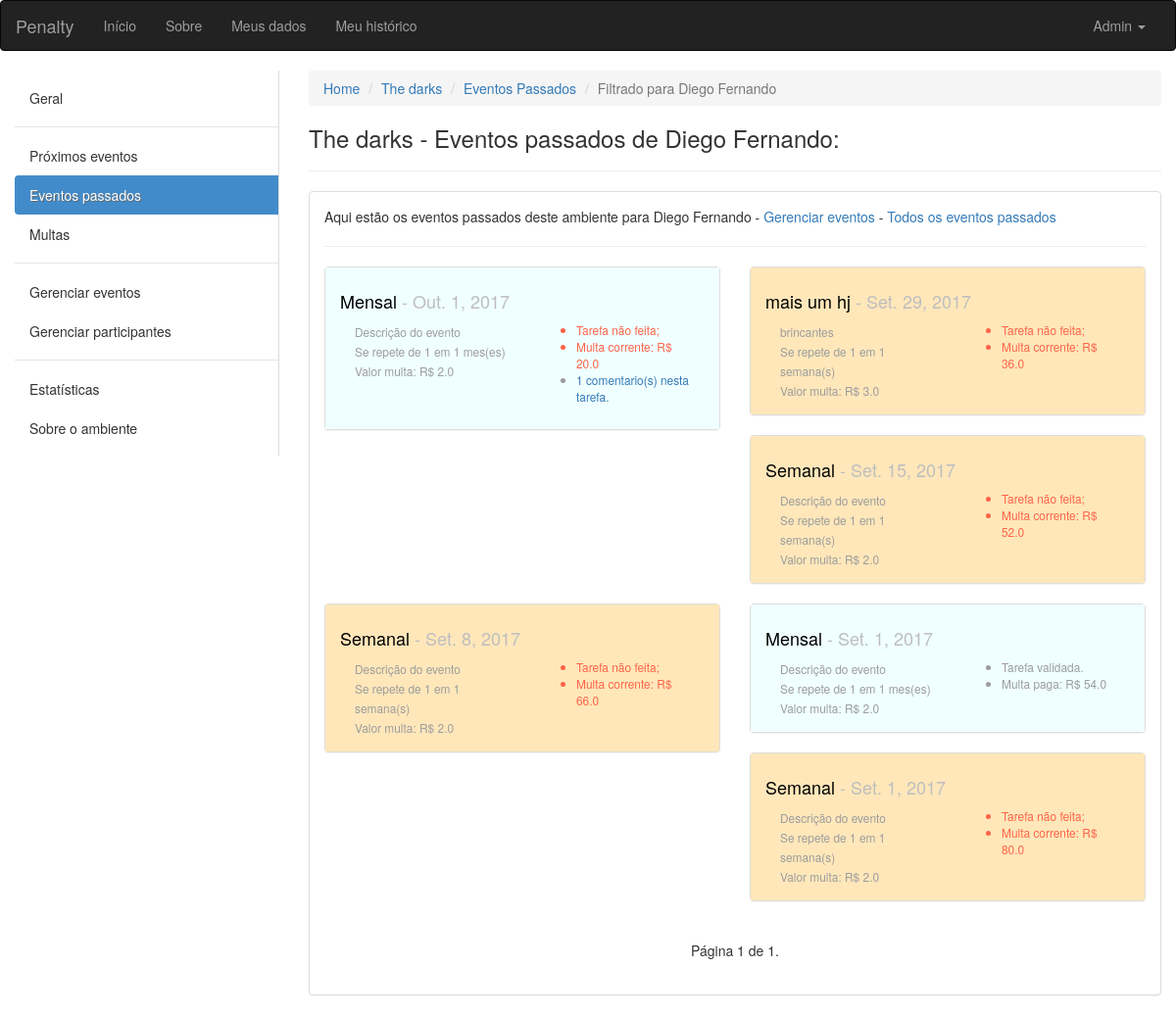
Screenshot of /ambiente/2/passados/diego/ (signed in) with the database file from the repository.
### ambiente/models.py (models this page shows, shortened)
class Ambiente(models.Model):
	nome = models.CharField(max_length=100, verbose_name='Nome', null=False, blank=False)
	descricao = models.CharField(max_length=100, verbose_name='Descrição', null=True, blank=False)
	endereco = models.CharField(max_length=150, verbose_name='Endereço', null=True, blank=False)
	criador = models.ForeignKey(User, verbose_name='Criador', null=False, blank=False, related_name='+')
	data_criacao = models.DateTimeField(default=timezone.now)
	participantes = models.ManyToManyField(User, verbose_name='Participantes', blank=True, related_name='+')

class Evento(models.Model):
	INTERVALOS = (
        ('D', 'Dias'),
        ('S', 'Semanas'),
        ('M', 'Meses'),
    )
	nome = models.CharField(max_length=100, verbose_name='Nome', null=False, blank=False)
	descricao = models.CharField(max_length=100, verbose_name='Descrição', null=True, blank=False)
	criador = models.ForeignKey(User, verbose_name='Criador', null=False, blank=False, related_name='+', default=1)
	responsavel = models.ForeignKey(User, verbose_name='Responsavel pela tarefa', null=False, blank=False, related_name='+', default=1)
	ambiente = models.ForeignKey(Ambiente, verbose_name='Ambiente', null=False, blank=False, related_name='+')
	data_inicio = models.DateField(default=date.today)
	data_fim = models.DateField(verbose_name='Data de término')
	dia_evento = models.DateField()
	id_agrupador = models.IntegerField()
	valor_multa = models.FloatField(verbose_name='Valor da multa', blank=False, default=2.0)
	quantidade_intervalos_repeticao = models.IntegerField(verbose_name='Se repete em')
	intervalo = models.CharField(max_length=40, choices=INTERVALOS, null=False, blank=False)
	solicitacao_de_validacao = models.BooleanField(default=False)
	momento_da_solicitacao = models.DateTimeField(blank=True, null=True)
	def action_rules(self):
		if self.dia_evento > date.today():
			return False # Se a data do evento for futura não mostre botões
		elif self.solicitacao_de_validacao: # Se o responsável tiver solicitado...
			if self.momento_da_solicitacao.replace(day=self.momento_da_solicitacao.day + 2) > timezone.now():
				return 1 # Se houve solicitação, os outros usuários tem 2 dias a mais para refutar que o responsável não cumpriu com o dever
			return 2 # Passou os dois dias, tarefa validada
		else: # Se o responsável não tiver solicitado...
			if self.dia_evento == date.today():
				return 3 # Poderá solicitar cumprimento da tarefa
			elif self.dia_evento < date.today():
				return 4 # Multa está correndo
	def multa_corrente(self):
		if date.today() < self.dia_evento:
			return 0.0
		elif self.solicitacao_de_validacao:
			return self.valor_multa * (date(self.momento_da_solicitacao.year, self.momento_da_solicitacao.month, self.momento_da_solicitacao.day) - self.dia_evento).days
		else:
			return self.valor_multa * (date.today() - self.dia_evento).days

### ambiente/views.py (the view)
# urls.py: url(r'^(?P<pkambiente>[0-9]+)/passados/(?P<username>[\w.@+-]+)/$', views.eventos_passados_por_participante, name='eventos_passados_por_participante'),
def eventos_passados_por_participante(request, pkambiente, username):
	ambiente = get_object_or_404(Ambiente, pk=pkambiente)
	get_object_or_404(ambiente.participantes, pk=request.user.pk)
	tarefas = Evento.objects.filter(ambiente=ambiente).filter(dia_evento__lt=date.today()).filter(responsavel=get_object_or_404(User, username=username)).order_by('dia_evento')[::-1]
	paginator = Paginator(tarefas, 14) # Mostra 15 contatos por página
	try:
		page = int(request.GET.get('page', '1'))
	except ValueError:
		page = 1
	try:
		lista = paginator.page(page)
	except (EmptyPage, InvalidPage):
		lista = paginator.page(paginator.num_pages)
	return render(request, 'eventos_passados_por_participante.html', {'ambiente':ambiente, 'eventos':lista, 'participante':get_object_or_404(User, username=username)})

### ambiente/templatetags/aux_tags.py (called while the page is built)
@register.filter(name='typedata')
def typedata(value):
	if value == "D":
		return "dia(s)"
	elif value == "S":
		return "semana(s)"
	return "mes(es)"

@register.filter(name='coment')
def coment(value):
	return len(ComentariosDeEventos.objects.filter(evento=value))

### ambiente/templates/eventos_passados_por_participante.html (shortened to what this page needs)
{% extends "base.html" %}
{% load aux_tags %}
{% block conteudo %}
<div class="container-fluid">
	<div class="row">
		<div class="col-sm-3">
		    <nav class="nav-sidebar">
		        <ul class="nav">
		            <li><a href="{% url 'ambiente:ambiente' ambiente.pk %}">Geral</a></li>
		            <li class="nav-divider"></li>
		            <li><a href="{% url 'ambiente:proximos_eventos' ambiente.pk %}">Próximos eventos</a></li>
		            <li class="active"><a href="{% url 'ambiente:eventos_passados' ambiente.pk %}">Eventos passados</a></li>
		            <li><a href="{% url 'ambiente:eventos_multados' ambiente.pk %}">Multas</a></li>
		            <li class="nav-divider"></li>
		            <li><a href="{% url 'ambiente:eventos' ambiente.pk %}">Gerenciar eventos</a></li>
		            <li><a href="{% url 'ambiente:participantes' ambiente.pk %}">Gerenciar participantes</a></li>
		            <li class="nav-divider"></li>
		            <li><a href="javascript:;">Estatísticas</a></li>
		            <li><a href="javascript:;">Sobre o ambiente</a></li>
		        </ul>
		    </nav>
		</div>
	<div class="col-sm-9">
		<ol class="breadcrumb">
		  <li><a href="#">Home</a></li>
		  <li><a href="{% url 'ambiente:ambiente' ambiente.pk %}">{{ ambiente.nome }}</a></li>
		  <li><a href="{% url 'ambiente:eventos_passados' ambiente.pk %}">Eventos Passados</a></li>
		  <li class="active">Filtrado para {{ participante.first_name }}</li>
		</ol>
		<h3>{{ ambiente.nome }} - Eventos passados de {{ participante.first_name }}:</h3>
		<hr>
		<div class="panel panel-default">
		  <div class="panel-body">
		  <p>Aqui estão os eventos passados deste ambiente para {{ participante.first_name }} - <a href="{% url 'ambiente:eventos' ambiente.pk %}">Gerenciar eventos</a> - <a href="{% url 'ambiente:eventos_passados' ambiente.pk %}">Todos os eventos passados</a></p></p>
		  <hr>
		  <div class="row">
		  {% for evento in eventos %}
		  <div class="col-xs-12 col-sm-12 col-md-12 col-lg-6">
		  	<div class="panel panel-default">
		  	  {% if evento.intervalo == "D" %}
		  	  	<div class="panel-body dias">
		  	  {% elif evento.intervalo == "S" %}
		  	  	<div class="panel-body semanas">
		  	  {% else %}
		  	    <div class="panel-body meses">
		  	  {% endif %}
			    <h4><a href="{% url 'ambiente:tarefa' ambiente.pk evento.pk %}" class="titulopindex">{{ evento.nome }}</a><span class="pCinza"> - {{ evento.dia_evento }}</span></h4>
			    <div class="col-xs-12 col-sm-12 col-md-6 col-lg-6">
			    	<small class="pCinzaUser">
				    	{{ evento.descricao }}<br>
				    	Se repete de {{ evento.quantidade_intervalos_repeticao }} em {{ evento.quantidade_intervalos_repeticao }} {{ evento.intervalo|typedata }}<br>
				    	Valor multa: R$ {{ evento.valor_multa }}<br>
			    	</small>
			    </div>
			    <div class="col-xs-12 col-sm-12 col-md-6 col-lg-6">
			    	<small class="pCinzaUser">
			    	<ul>
			    		{% if evento.action_rules == 1 %}
			    			<li style="color: #008B45;">Em validação...</li>
			    			{% if evento.multa_corrente > 0 %}
			    				<li style="color: #008B45;">Multa paga: R$ {{ evento.multa_corrente }}</li>
		    				{% endif %}
			    		{% elif evento.action_rules == 2 %}
			    			<li>Tarefa validada.</li>
			    			{% if evento.multa_corrente > 0 %}
			    				<li>Multa paga: R$ {{ evento.multa_corrente }}</li>
		    				{% endif %}
		    			{% elif evento.action_rules == 3 %}
			    			<li>Evento para hoje!</li>
			    		{% elif evento.action_rules == 4 %}
			    			<li style="color: #FF6347;">Tarefa não feita;</li>
			    			{% if evento.multa_corrente > 0 %}
			    				<li style="color: #FF6347;">Multa corrente: R$ {{ evento.multa_corrente }}</li>
		    				{% endif %}
			    		{% endif %}
			    		{% if evento|coment %}
			    			<li><a href="{% url 'ambiente:tarefa' ambiente.pk evento.pk %}">{{ evento|coment }} comentario(s) nesta tarefa.</a></li>
				    	{% endif %}
			    	</ul>
			    </small>
			    </div>
			  </div>
			</div>
		  </div>
		  {% empty %}
		  	<div class="container">
		  		<p>Não há nenhuma tarefa futura neste ambiente.</p>
		  	</div>
		  {% endfor %}
		  </div>
		  <div class="col-sm-6 col-sm-offset-3">
		  <nav aria-label="Page navigation">
			  <ul class="pager">
			    Página {{ eventos.number }} de {{ eventos.paginator.num_pages }}.
			  </ul>
			</nav>
			</div>
		  </div>
		</div>
	</div>
</div>
{% endblock conteudo %}

### core/templates/base.html (shortened to what this page needs)
{% load staticfiles %}
<!DOCTYPE html>
<html lang="pt-br">
  <head>
    <link rel="stylesheet" href="{% static 'css/bootstrap.min.css' %}">
    <link rel="stylesheet" href="{% static 'css/custom.css' %}">
  </head>
  <body>
    <nav class="navbar navbar-inverse">
      <div class="container-fluid">
      <div class="navbar-header">
        <a class="navbar-brand" href="/">Penalty</a>
      </div>
      <div class="collapse navbar-collapse" id="bs-example-navbar-collapse-1">
        <ul class="nav navbar-nav">
          <li><a href="/">Início</a></li>
          <li><a href="#">Sobre</a></li>
          <li><a href="#">Meus dados</a></li>
          <li><a href="#">Meu histórico</a></li>
        </ul>
        {% if request.user.is_authenticated %}
        <ul class="nav navbar-nav navbar-right">
          <li class="dropdown">
            <a href="#" class="dropdown-toggle" data-toggle="dropdown" role="button" aria-haspopup="true" aria-expanded="false">{{ request.user.first_name }} <span class="caret"></span></a>
          </li>
        </ul>
        {% endif %}
      </div>
    </div>
    </nav>
    {% block conteudo %}
    {% endblock conteudo %}
  </body>
</html>

### core/static/css/custom.css (style rules this page uses)
.nav-sidebar { width: 100%; padding: 8px 0; border-right: 1px solid #ddd; }
.nav-sidebar a { color: #333; -webkit-transition: all 0.08s linear; -moz-transition: all 0.08s linear; -o-transition: all 0.08s linear; transition: all 0.08s linear; -webkit-border-radius: 4px 0 0 4px; -moz-border-radius: 4px 0 0 4px; border-radius: 4px 0 0 4px; }
.nav-sidebar .active a { cursor: default; background-color: #428bca; color: #fff; text-shadow: 1px 1px 1px #666; }
.semanas { background-color: #FFE7BA; }
.meses { background-color: #F0FFFF; }
.pCinza { color: #BEBEBE; }
.pCinzaUser { color: #9C9C9C; }
.titulopindex { color: #000000; }

### rows the page displays
Ambiente: nome "The darks"
Evento: nome "Mensal", dia_evento "Out. 1, 2017", descricao "Descrição do evento", quantidade_intervalos_repeticao "1", intervalo|typedata "mes(es)", valor_multa "2.0", multa_corrente "20.0", id "1"
Evento: nome "mais um hj", dia_evento "Set. 29, 2017", descricao "brincantes", quantidade_intervalos_repeticao "1", intervalo|typedata "semana(s)", valor_multa "3.0", multa_corrente "36.0"
Evento: nome "Semanal", dia_evento "Set. 15, 2017", descricao "Descrição do evento", quantidade_intervalos_repeticao "1", intervalo|typedata "semana(s)", valor_multa "2.0", multa_corrente "52.0"
Evento: nome "Semanal", dia_evento "Set. 8, 2017", descricao "Descrição do evento", quantidade_intervalos_repeticao "1", intervalo|typedata "semana(s)", valor_multa "2.0", multa_corrente "66.0"
Evento: nome "Mensal", dia_evento "Set. 1, 2017", descricao "Descrição do evento", quantidade_intervalos_repeticao "1", intervalo|typedata "mes(es)", valor_multa "2.0", multa_corrente "54.0"
Evento: nome "Semanal", dia_evento "Set. 1, 2017", descricao "Descrição do evento", quantidade_intervalos_repeticao "1", intervalo|typedata "semana(s)", valor_multa "2.0", multa_corrente "80.0"

### other values shown
{{ request.user.first_name }} "Admin"
{{ participante.first_name }} "Diego Fernando"
{{ eventos.number }} "1"
{{ eventos.paginator.num_pages }} "1"
